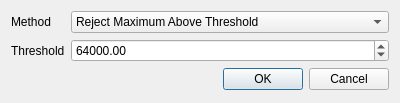
<?xml version="1.0" encoding="UTF-8"?>
<ui version="4.0">
 <class>ThresholdDialog</class>
 <widget class="QDialog" name="ThresholdDialog">
  <property name="geometry">
   <rect>
    <x>0</x>
    <y>0</y>
    <width>400</width>
    <height>103</height>
   </rect>
  </property>
  <property name="windowTitle">
   <string>Dialog</string>
  </property>
  <layout class="QFormLayout" name="formLayout">
   <item row="2" column="1">
    <widget class="QDialogButtonBox" name="buttonBox">
     <property name="orientation">
      <enum>Qt::Horizontal</enum>
     </property>
     <property name="standardButtons">
      <set>QDialogButtonBox::Cancel|QDialogButtonBox::Ok</set>
     </property>
    </widget>
   </item>
   <item row="0" column="1">
    <widget class="QComboBox" name="comboBox">
     <item>
      <property name="text">
       <string>Reject Maximum Above Threshold</string>
      </property>
     </item>
     <item>
      <property name="text">
       <string>Reject Maximum Below Threshold</string>
      </property>
     </item>
    </widget>
   </item>
   <item row="0" column="0">
    <widget class="QLabel" name="methodLabel">
     <property name="text">
      <string>Method</string>
     </property>
    </widget>
   </item>
   <item row="1" column="1">
    <widget class="QDoubleSpinBox" name="thresholdDoubleSpinBox">
     <property name="minimum">
      <double>-1000000000.000000000000000</double>
     </property>
     <property name="maximum">
      <double>1000000000.000000000000000</double>
     </property>
     <property name="value">
      <double>64000.000000000000000</double>
     </property>
    </widget>
   </item>
   <item row="1" column="0">
    <widget class="QLabel" name="thresholdLabel">
     <property name="text">
      <string>Threshold</string>
     </property>
    </widget>
   </item>
  </layout>
 </widget>
 <resources/>
 <connections>
  <connection>
   <sender>buttonBox</sender>
   <signal>accepted()</signal>
   <receiver>ThresholdDialog</receiver>
   <slot>accept()</slot>
   <hints>
    <hint type="sourcelabel">
     <x>248</x>
     <y>254</y>
    </hint>
    <hint type="destinationlabel">
     <x>157</x>
     <y>274</y>
    </hint>
   </hints>
  </connection>
  <connection>
   <sender>buttonBox</sender>
   <signal>rejected()</signal>
   <receiver>ThresholdDialog</receiver>
   <slot>reject()</slot>
   <hints>
    <hint type="sourcelabel">
     <x>316</x>
     <y>260</y>
    </hint>
    <hint type="destinationlabel">
     <x>286</x>
     <y>274</y>
    </hint>
   </hints>
  </connection>
 </connections>
</ui>
